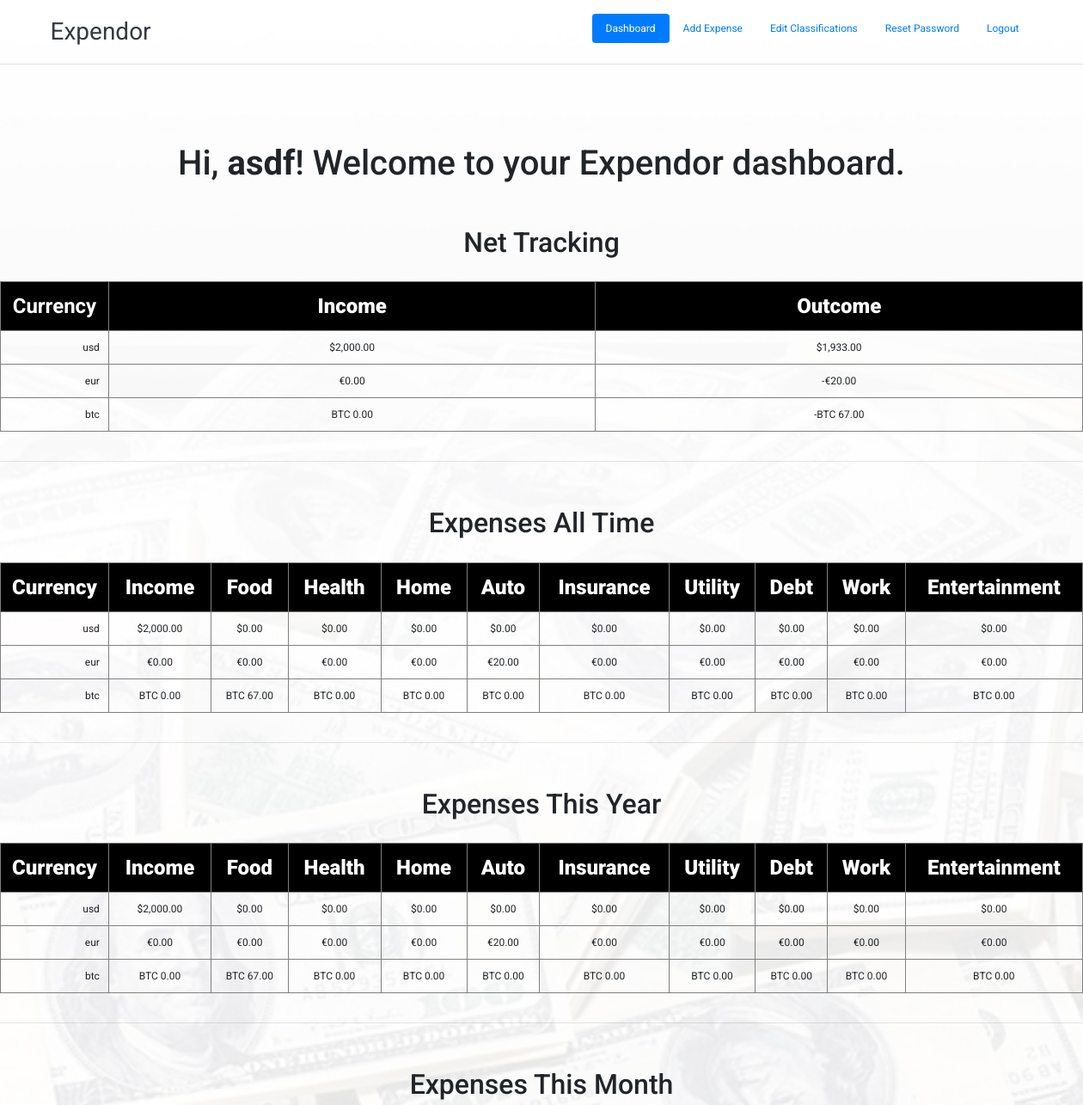
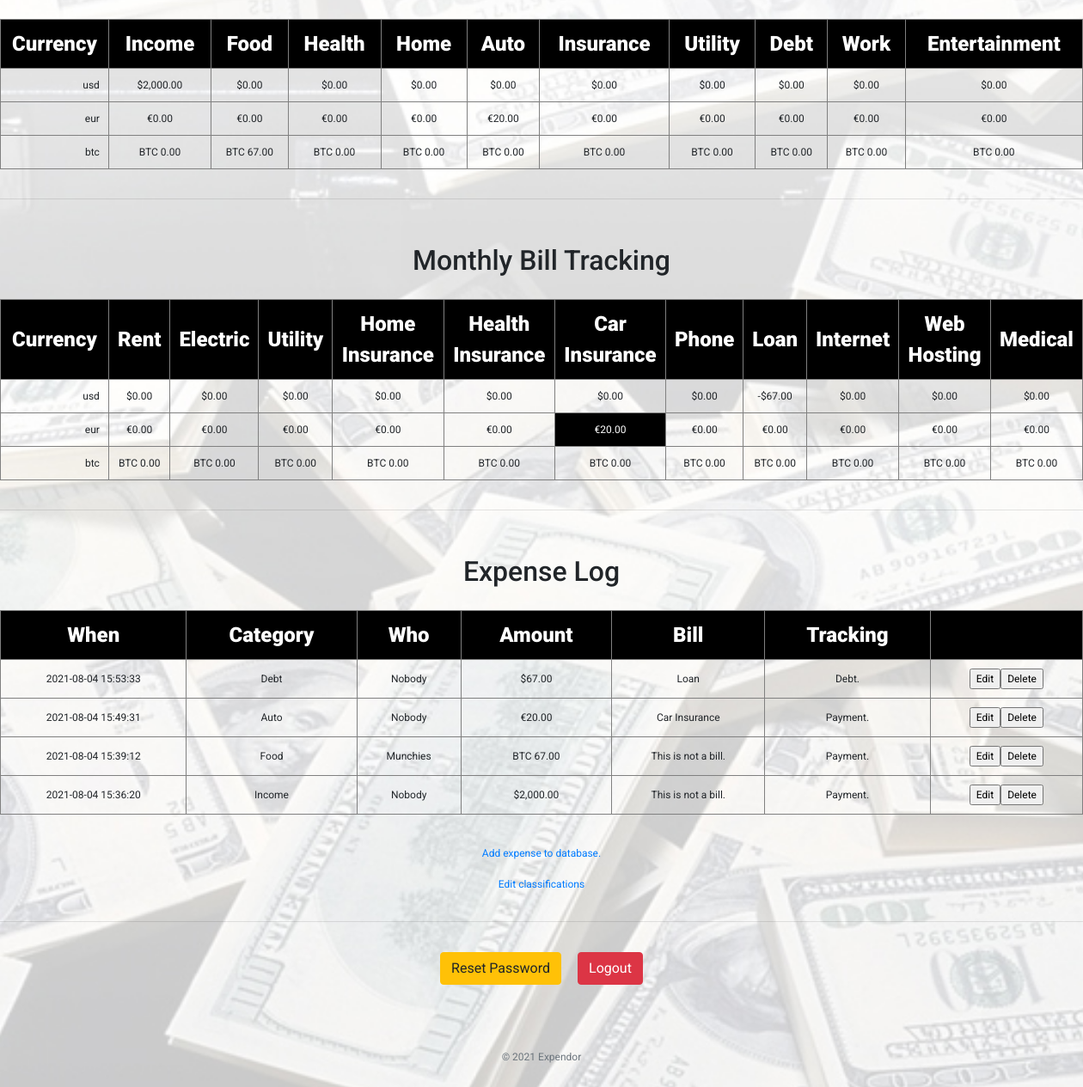
/dashboard/ (signed in), run on the app's committed database (2 pictures, top to bottom).
### tables this page shows
CREATE TABLE IF NOT EXISTS `users` (
  `id` int(11) NOT NULL AUTO_INCREMENT,
  `username` text NOT NULL,
  `password` text NOT NULL,
  `created_at` datetime NOT NULL DEFAULT CURRENT_TIMESTAMP,
  `categories` text NOT NULL,
  `bills` text NOT NULL,
  `currencies` text NOT NULL,
  PRIMARY KEY (`id`)
);

CREATE TABLE IF NOT EXISTS `asdf` (
  `UID` datetime NOT NULL,
  `Category` text NOT NULL,
  `Who` text NOT NULL,
  `Amount` text NOT NULL,
  `Currency` text NOT NULL,
  `Bill` text NOT NULL,
  `Type` tinyint(1) NOT NULL,
  PRIMARY KEY (`UID`)
);

### dashboard/index.php (the view, shortened to what this page needs)
<?php
if(!isset($_SESSION["loggedin"]) || $_SESSION["loggedin"] !== true){
    header("location: ../login/");
    exit;
} else {
	$username = $_SESSION["username"];
}
?>
<!doctype html>
<html>
<head>
<link href="../style.css" rel="stylesheet" />
<link rel="stylesheet" href="https://stackpath.bootstrapcdn.com/bootstrap/4.5.2/css/bootstrap.min.css" />
</head>
<body>
<header class="d-flex flex-wrap justify-content-center py-3 mb-4 border-bottom">
<a href="http://localhost/expendor/" class="d-flex align-items-center mb-3 mb-md-0 me-md-auto text-dark text-decoration-none">
<span class="fs-4">Expendor</span>
</a>
<ul class="nav nav-pills">
<li class="nav-item"><a href="http://localhost/expendor/" class="nav-link active" aria-current="page">Dashboard</a></li>
<li class="nav-item"><a href="http://localhost/expendor/add/" class="nav-link">Add Expense</a></li>
<li class="nav-item"><a href="http://localhost/expendor/custom/" class="nav-link">Edit Classifications</a></li>
<li class="nav-item"><a href="http://localhost/expendor/reset/" class="nav-link">Reset Password</a></li>
<li class="nav-item"><a href="http://localhost/expendor/logout/" class="nav-link">Logout</a></li>
</ul>
</header>
<?php
include('../header.php');
?>
	<table align="center">
	<tr><td>
	<h1 class="my-5">Hi, <b><?php echo htmlspecialchars($_SESSION["username"]); ?></b>! Welcome to your Expendor dashboard.</h1>
	</td></tr>
	</table>
<?php
if($conn == true){
$fmt = numfmt_create('en_US', NumberFormatter::CURRENCY );
$sql = "SELECT * FROM `users` WHERE `username` = '$username'";
$result = mysqli_query($conn, $sql);
$row = mysqli_fetch_assoc($result);
$categories = explode (",", $row['categories']);
$bills = explode (",", $row['bills']);
$currencies = explode (",", $row['currencies']);
echo '<center><h2>Net Tracking</h2></center><br/>';
echo '<table border="1" cellpadding="10" align="center">';
echo '<tr>';
echo '<th align="center" width="10%">Currency</th>';
echo '<th align="center" width="45%"><strong>Income</strong></th>';
echo '<th align="center" width="45%"><strong>Outcome</strong></th>';
echo '</tr>';
foreach($currencies as $key => $value):
echo '<tr>';
$sql = "SELECT SUM(`Amount`) AS value_sum FROM `$username` WHERE `Category` = 'Income' AND `Type` = '0' AND `Currency` = '$value'";
$result = mysqli_query($conn, $sql);
$row = mysqli_fetch_assoc($result);
$income = $row['value_sum'];
$sql = "SELECT SUM(`Amount`) AS value_sum FROM `$username` WHERE `Category` != 'Income' AND `Type` = '0' AND `Currency` = '$value'";
$result = mysqli_query($conn, $sql);
$row = mysqli_fetch_assoc($result);
$outcome = $income - $row['value_sum'];
$sql = "SELECT SUM(`Amount`) AS value_sum FROM `$username` WHERE `Category` != 'Income' AND `Type` = '1' AND `Currency` = '$value'";
$result = mysqli_query($conn, $sql);
$row = mysqli_fetch_assoc($result);
$outcome = $outcome - $row['value_sum'];
echo '<td align="right">' . $value . '</td>';
echo '<td align="center">' . numfmt_format_currency($fmt, $income, $value) . '</td>';
echo '<td align="center">' . numfmt_format_currency($fmt, $outcome, $value) . '</td>';
echo '</tr>';
endforeach;
echo '</table><br/><hr/><br/><br/>';
echo '<center><h2>Expenses All Time</h2></center><br/>';
echo '<table border="1" cellpadding="10" align="center">';
echo '<tr>';
echo '<th align="center" width="10%"><strong>Currency</strong></th>';
foreach($categories as $key => $value):
echo '<th align="center"><strong>'.$value.'</th>';
endforeach;
echo '</tr>';
foreach($currencies as $key => $currency):
echo '<tr>';
echo '<td align="right">' . $currency . '</td>';
foreach($categories as $key => $value):
echo '<td>';
$sql = "SELECT SUM(`Amount`) AS value_sum FROM `$username` WHERE `Category` = '$value' AND `Type` = '0' AND `Currency` = '$currency'";
$result = mysqli_query($conn, $sql);
$row = mysqli_fetch_assoc($result);
echo numfmt_format_currency($fmt, $row['value_sum'], $currency);
echo '</td>';
endforeach;
echo '</tr>';
endforeach;
echo '</table><br/><hr/><br/><br/>';
echo '<center><h2>Expenses This Year</h2></center><br/>';
echo '<table border="1" cellpadding="10" align="center">';
echo '<tr>';
echo '<th align="center" width="10%"><strong>Currency</strong></th>';
foreach($categories as $key => $value):
echo '<th align="center"><strong>'.$value.'</th>';
endforeach;
echo '</tr>';
foreach($currencies as $key => $currency):
echo '<tr>';
echo '<td align="right">' . $currency . '</td>';
foreach($categories as $key => $value):
echo '<td>';
$sql = "SELECT SUM(`Amount`) AS value_sum FROM `$username` WHERE `Category` = '$value' AND `Type` = '0' AND `Currency` = '$currency' AND YEAR(UID) = YEAR(CURRENT_DATE())";
$result = mysqli_query($conn, $sql);
$row = mysqli_fetch_assoc($result);
echo numfmt_format_currency($fmt, $row['value_sum'], $currency);
echo '</td>';
endforeach;
echo '</tr>';
endforeach;
echo '</table><br/><hr/><br/><br/>';
echo '<center><h2>Expenses This Month</h2></center><br/>';
echo '<table border="1" cellpadding="10" align="center">';
echo '<tr>';
echo '<th align="center" width="10%"><strong>Currency</strong></th>';
foreach($categories as $key => $value):
echo '<th align="center"><strong>'.$value.'</th>';
endforeach;
echo '</tr>';
foreach($currencies as $key => $currency):
echo '<tr>';
echo '<td align="right">' . $currency . '</td>';
foreach($categories as $key => $value):
echo '<td>';
$sql = "SELECT SUM(`Amount`) AS value_sum FROM `$username` WHERE `Category` = '$value' AND `Type` = '0' AND `Currency` = '$currency' AND MONTH(UID) = MONTH(CURRENT_DATE())";
$result = mysqli_query($conn, $sql);
$row = mysqli_fetch_assoc($result);
echo numfmt_format_currency($fmt, $row['value_sum'], $currency);
echo '</td>';
endforeach;
echo '</tr>';
endforeach;
echo '</table><br/><hr/><br/><br/>';
echo '<center><h2>Monthly Bill Tracking</h2></center><br/>';
echo '<table border="1" cellpadding="10" align="center">';
echo '<tr>';
echo '<th align="center" width="10%"><strong>Currency</strong></th>';
foreach($bills as $key => $value):
if ($value == 'This is not a bill.') continue;
echo '<th align="center"><strong>'.$value.'</th>';
endforeach;
echo '</tr>';
foreach($currencies as $key => $currency):
echo '<tr>';
echo '<td align="right">' . $currency . '</td>';
foreach($bills as $key => $value):
if ($value == 'This is not a bill.') continue;
$sql = "SELECT SUM(`Amount`) AS value_sum FROM `$username` WHERE `Bill` = '$value' AND `Type` = '0' AND `Currency` = '$currency' AND MONTH(UID) = MONTH(CURRENT_DATE())";
$result = mysqli_query($conn, $sql);
$row = mysqli_fetch_assoc($result);
$paid = $row['value_sum'];
echo '<td ';
if($paid > 0){echo 'class="paid"';}
echo ' >';
$sql = "SELECT SUM(`Amount`) AS value_sum FROM `$username` WHERE `Bill` = '$value' AND `Type` = '1' AND `Currency` = '$currency' AND MONTH(UID) = MONTH(CURRENT_DATE())";
$result = mysqli_query($conn, $sql);
$row = mysqli_fetch_assoc($result);
$owed = $row['value_sum'];
echo numfmt_format_currency($fmt, (-$owed + $paid), $currency);
echo '</td>';
endforeach;
echo '</tr>';
endforeach;
echo '</table><br/><hr/><br/><br/>';
echo '<center><h2>Expense Log</h2></center><br/>';
$sql = "SELECT * FROM `$username` ORDER BY UID DESC";
$result = mysqli_query($conn, $sql);
$row = mysqli_fetch_assoc($result);
if($row == null){
echo '<table border="1" cellpadding="10" align="center"><tr><td align="center">';
echo 'No expenses to display.<br/>';
echo '</td></tr></table>';
} else {
echo '<table id="expenses" border="1" cellpadding="10" align="center">';
echo '<tr><th align="center"><strong>When</strong></th><th><strong>Category</strong></th><th align="center"><strong>Who</strong></th><th align="center"><strong>Amount</strong></th><th align="center"><strong>Bill</strong></th><th><strong>Tracking</strong></th><th></th></tr>';
echo'<tbody>';
foreach($result as $row){
$type = $row['Type'];
if($type == 0){
	$typeMessage = "Payment.";
} else {
	$typeMessage = "Debt.";
}
echo '<tr><td class="x"><form action="../edit/" method="post"><input type="hidden" name="currency" value="' . $row['Currency'] . '" /><input type="hidden" name="type" value="' . $row['Type'] . '" /><input type="hidden" name="uid" value="' . $row['UID'] . '" />' . $row['UID'] . '</td><td>' . $row['Category'] . '</td><td>' . $row['Who'] . '</td><td>' . numfmt_format_currency($fmt, $row['Amount'], $row['Currency']) . '</td><td>' . $row['Bill'] . '</td><td>' . $typeMessage . '</td><td><input type="submit" name="edit" value="Edit"/><input type="submit" name="delete" value="Delete"/></form></td></tr>';
}
echo '</tbody></table><br/>';
}
echo '<br/>';
echo '<center><a href="../add/">Add expense to database.</a></center>';
echo '<br/>';
echo '<center><a href="../custom/">Edit classifications</a><br/></center>';
echo '<br/>';
} else {
echo '<br/>';
echo 'Error: ' . $sql . '<br/>' . mysqli_error($conn);}
?>
	<hr/><br/>
	<table align="center">
	<tr><td>
    <p>
        <a href="../reset" class="btn btn-warning">Reset Password</a>
        <a href="../logout" class="btn btn-danger ml-3">Logout</a>
    </p>
	</td></tr>
	</table>
<?php
include('../footer.php');
?>
<footer class="py-3 my-4">
    <p class="text-center text-muted">&copy; 2021 Expendor</p>
</footer>
</body>
</html>

### style.css (style rules this page uses)
html body { font-family: 'Roboto', sans-serif; font-size: 12px; background: url('background.jpg') center center no-repeat #fff fixed; background-size: cover; }
table { width: 100%; text-align: center; }
hr { width: 100%; }
.x { -webkit-touch-callout: none; -webkit-user-select: none; -khtml-user-select: none; -moz-user-select: none; -ms-user-select: none; user-select: none; }
table tr td.paid { background: #000; color: #fff; }
table th { background: #000; color: #fff; font-size: 24px; }
header a span { width: 50vw; font-size: 28px; }

### data on the page
users: currencies "usd", currencies "$1,933.00", currencies "eur", currencies "€0.00", currencies "-€20.00", currencies "btc", currencies "BTC 0.00", currencies "-BTC 67.00", categories "Income", categories "Food", categories "Health", categories "Home", categories "Auto", categories "Insurance", categories "Utility", categories "Debt", categories "Work", categories "Entertainment", bills "Rent", bills "Electric", bills "Utility", bills "Home Insurance", bills "Health Insurance", bills "Car Insurance", bills "Phone", bills "Loan", bills "Internet", bills "Web Hosting", bills "Medical", numfmt_format_currency($fmt, (-$owed + $paid), $currency) "$0.00", numfmt_format_currency($fmt, (-$owed + $paid), $currency) "€0.00", numfmt_format_currency($fmt, (-$owed + $paid), $currency) "BTC 0.00"
asdf: UID "2021-08-04 15:53:33", Category "Debt", Who "Nobody", numfmt_format_currency($fmt, $row['Amount'], $row['Currency']) "$67.00", Bill "Loan", Type "Debt."
asdf: UID "2021-08-04 15:49:31", Category "Auto", Who "Nobody", numfmt_format_currency($fmt, $row['Amount'], $row['Currency']) "€20.00", Bill "Car Insurance", Type "Payment."
asdf: UID "2021-08-04 15:39:12", Category "Food", Who "Munchies", numfmt_format_currency($fmt, $row['Amount'], $row['Currency']) "BTC 67.00", Bill "This is not a bill.", Type "Payment."
asdf: UID "2021-08-04 15:36:20", Category "Income", Who "Nobody", numfmt_format_currency($fmt, $row['Amount'], $row['Currency']) "$2,000.00", Bill "This is not a bill.", Type "Payment."

### other printed values
$_SESSION["username"] "asdf"
numfmt_format_currency($fmt, $income, $value) "$2,000.00"
numfmt_format_currency($fmt, $row['value_sum'], $currency) "$2,000.00"
numfmt_format_currency($fmt, $row['value_sum'], $currency) "$0.00"
numfmt_format_currency($fmt, $row['value_sum'], $currency) "€0.00"
numfmt_format_currency($fmt, $row['value_sum'], $currency) "€20.00"
numfmt_format_currency($fmt, $row['value_sum'], $currency) "BTC 0.00"
numfmt_format_currency($fmt, $row['value_sum'], $currency) "BTC 67.00"
numfmt_format_currency($fmt, (-$owed + $paid), $currency) "-$67.00"
numfmt_format_currency($fmt, (-$owed + $paid), $currency) "€20.00"
